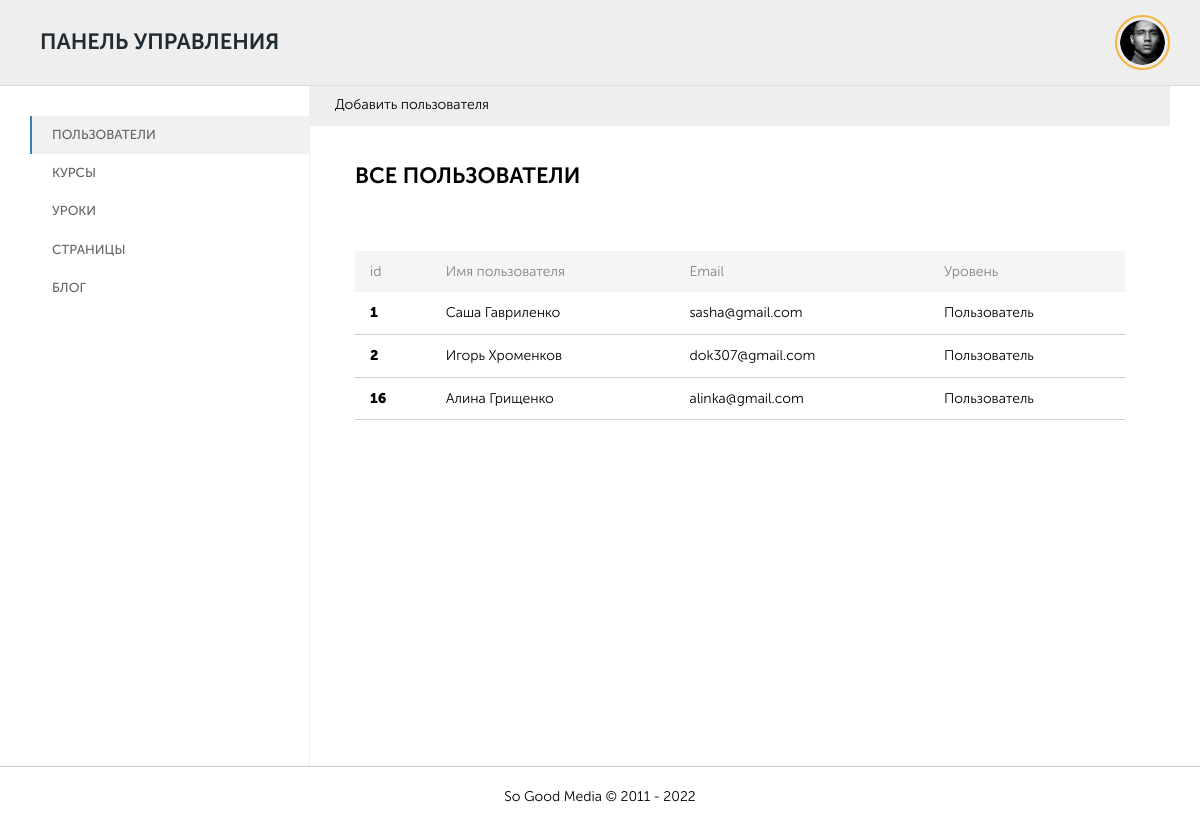
Screenshot of /admin/cp.php?view=user-list with the database file from the repository.
### tables this page shows
CREATE TABLE `sll_users` (
  `id` int(10) NOT NULL,
  `access` int(1) NOT NULL DEFAULT '1',
  `name` varchar(255) NOT NULL,
  `email` varchar(255) NOT NULL,
  `pass` varchar(255) NOT NULL,
  `country` varchar(200) NOT NULL,
  `sex` int(1) NOT NULL,
  `year` varchar(10) NOT NULL,
  `photo` varchar(225) NOT NULL,
  `courses` varchar(255) NOT NULL,
  `city` varchar(255) NOT NULL,
  `date_create` timestamp NOT NULL DEFAULT CURRENT_TIMESTAMP
);

### admin/view/layouts/default.php (called while the page is built)
<?php
require_once($_SERVER['DOCUMENT_ROOT'].'/admin/view/parts/head.php');
require_once($_SERVER['DOCUMENT_ROOT'].'/admin/view/parts/heder.php');
require_once($_SERVER['DOCUMENT_ROOT'].'/admin/view/'.$PAGE['TEMPLATE'].'.php');
require_once($_SERVER['DOCUMENT_ROOT'].'/admin/view/parts/footer.php');
?>

### admin/cp.php (called while the page is built, shortened)
<?php
require_once('core/router.php');
require_once('view/layouts/'.$PAGE['LAYOUT'].'.php')
?>

### core/models/user.php (called while the page is built, shortened)
<?php
require_once($_SERVER['DOCUMENT_ROOT'].'/inc/config.php');
function getUserlist($params){
    global $id_db;
    $sql = "SELECT * FROM `sll_users` ";
    $query = mysqli_query($id_db, $sql) or die('error getUserData:'.mysqli_error($id_db));
    return $query ? mysqli_fetch_all($query, MYSQLI_ASSOC) : false;
}
?>

### admin/core/controllers/UserList.php (called while the page is built)
<?php
require_once($_SERVER['DOCUMENT_ROOT'].'/core/models/user.php');
$allUsers = getUserlist(false);
?>

### admin/core/router.php (called while the page is built, shortened)
<?php
$route = $_GET['view'];
switch($route){
    case 'user-list':
        require_once('controllers/UserList.php');
    break;
};
?>

### admin/view/user-list.php (the view)
<main>
      <section class="section-page-moderator">
        <div class="container">
          <div class="page-moderator">
            <div class="page-moderator__aside">
              <div class="moderator-aside">
                <div class="moderator-aside__wrp">
                  <div class="moderator-aside__nav">
                    <? require_once($_SERVER['DOCUMENT_ROOT'].'/admin/view/parts/left-bar.php'); ?>
                  </div>
                </div>
              </div>
            </div>
            <div class="page-moderator__content">
              <div class="page-moderator__topbar">
                <ul>
                  <li><a href="?view=user-create">Добавить пользователя</a></li>
                </ul>
              </div>
              <div class="page-moderator__main">
                <div class="page-moderator__h1">Все пользователи</div>
                 <table>
                  <tr>
                    <th>id</th>
                    <th>Имя пользователя</th>
                    <th>Email</th>
                    <th>Уровень</th>
                  </tr>
                  <?
                  $access = [
                    '1' => 'Пользователь',
                    '2' => 'Модератор',
                    '3' => 'Администратор',
                  ];
                  ?>
                  <? foreach($allUsers as $item): ?>
                    <tr>
                      <td><?=$item['id']?></td>
                      <td><?=$item['name']?></td>
                      <td><?=$item['email']?></td>
                      <td><?=$access[$item['access']]?></td>
                    </tr>
                  <? endforeach; ?>
                 </table>
              </div>
            </div>
          </div>
        </div>
      </section>
    </main>

### styles/admin.css (style rules this page uses)
html { line-height: 1.15; -webkit-text-size-adjust: 100%; }
body { margin: 0; }
main { display: block; }
a { background-color: transparent; }
html { font-family: Museo Sans Cyrl, Haettenschweiler, 'Arial Narrow Bold', sans-serif; font-style: normal; font-weight: normal; font-size: 14px; line-height: 140%; background: #fff; color: #000; letter-spacing: normal; }
h1, h2, h3, h4, h5, h6, ul { margin: 0; padding: 0; line-height: 130%; }
* { box-sizing: border-box; -webkit-tap-highlight-color: rgba(0, 0, 0, 0); }
a { color: #000; text-decoration: none; }
ul { list-style-type: none; }
section { position: relative; }
main { width: 100%; min-height: 85vh; }
.container { max-width: 400px; width: 100%; margin: 0 auto; padding: 0 16px; box-sizing: border-box; }
:root { --fancybox-accent-color: #BF3232; --carousel-button-width: 48px; --carousel-button-height: 48px; --carousel-button-svg-width: 27px; --carousel-button-svg-height: 27px; --fancybox-bg: rgba(24, 24, 27, 0.92); --fancybox-thumbs-width: 96px; --fancybox-thumbs-border-radius: 0px; }
table { border: none; border-collapse: collapse; margin: 35px 0; width: 100%; min-width: 600px; }
table th { padding: 13px 25px; background-color: #F5F5F5; border: none; color: #838383; font-size: 14px; font-weight: normal; text-align: left; }
table td { padding: 15px 25px; border-bottom: 1px solid #CFCFCF; font-size: 14px; }
table td:first-child { font-weight: bold; }
.section-page-moderator { height: 100%; }
.section-page-moderator .container { height: 100%; }
.page-moderator { display: flex; width: 100%; height: 100%; min-height: 85vh; }
.page-moderator__content { flex-grow: 1; width: calc(100% - 235px); }
.page-moderator__main { padding: 25px 0px 25px 0px; }
.page-moderator__h1 { text-transform: uppercase; font-weight: 600; font-size: 22px; padding-bottom: 30px; }
.page-moderator__topbar ul { display: flex; background-color: #eee; }
.page-moderator__topbar ul li { position: relative; border-bottom: 2px solid transparent; }
.page-moderator__topbar ul li a { padding: 10px 25px; display: block; }
.moderator-aside { display: none; }
@media screen and (min-width: 480px) { .container { padding: 0 16px; max-width: 360px; } }
@media screen and (min-width: 576px) { .container { padding: 0 16px; max-width: 480px; } }
@media screen and (min-width: 767px) { .container { padding: 0 20px; max-width: 705px; } }
@media screen and (min-width: 767px) { table th { padding: 11px 15px; font-size: 14px; } }
@media screen and (min-width: 767px) { table td { padding: 11px 15px; font-size: 14px; } }
@media screen and (min-width: 992px) { body * { scrollbar-color: #cbcfd0 #e2e6e8; scrollbar-width: thin !important; } }
@media screen and (min-width: 992px) { .container { padding: 0 30px; max-width: 990px; } }
@media screen and (min-width: 1200px) { .container { padding: 0 30px; max-width: 1200px; } }
@media screen and (min-width: 1200px) { .page-moderator__aside { border-right: 1px solid #eee; width: 100%; max-width: 280px; min-width: 235px; } }
@media screen and (min-width: 1200px) { .page-moderator__main { padding: 40px 45px 75px 45px; } }
@media screen and (min-width: 1200px) { .moderator-aside { padding: 30px 0; display: block; } }

### styles/common.css (style rules this page uses)
.moderator-aside__nav { margin-bottom: 10px; }

### rows the page displays
sll_users: id "1", name "Саша Гавриленко", email "sasha@gmail.com", access "Пользователь"
sll_users: id "2", name "Игорь Хроменков", email "dok307@gmail.com", access "Пользователь"
sll_users: id "16", name "Алина Грищенко", email "alinka@gmail.com", access "Пользователь"
